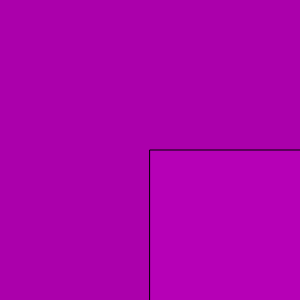
Frame 1 (no input)
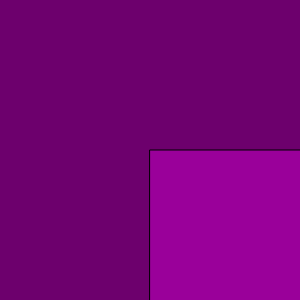
Frame 60 (no input)
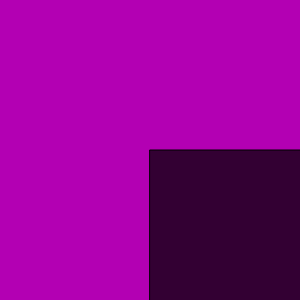
Frame 120 (the mouse pressed at the canvas centre since frame 60)

The p5.js sketch that drew these frames (run headless with seeded random() and noise() and a simulated clock; from frame 60 on, the mouse is pressed at the canvas centre):

// p5.js sketch
// ── sketch.js
var xoff = 0;

function setup() {
	createCanvas(300, 300);
}


function draw() {

    var n = noise(xoff);
    var r = random(1);
    
    // noise
	background(n * 255, 0, n * 255);
    xoff+=0.2;
    
    // random
    fill(r * 255, 0, r * 255);
    rect(width/2, height/2, 200, 200);
    
    
	
}
